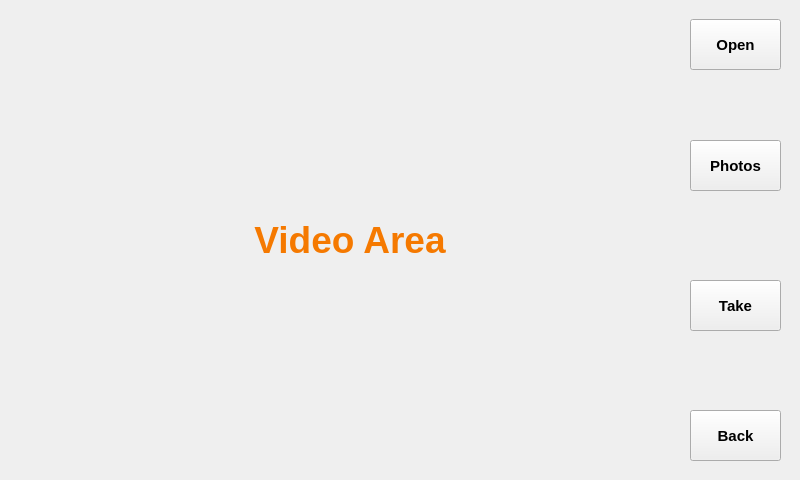
<?xml version="1.0" encoding="UTF-8"?>
<ui version="4.0">
 <class>camera</class>
 <widget class="QMainWindow" name="camera">
  <property name="geometry">
   <rect>
    <x>0</x>
    <y>0</y>
    <width>800</width>
    <height>480</height>
   </rect>
  </property>
  <property name="windowTitle">
   <string>MainWindow</string>
  </property>
  <widget class="QWidget" name="centralwidget">
   <widget class="QLabel" name="label">
    <property name="geometry">
     <rect>
      <x>0</x>
      <y>0</y>
      <width>700</width>
      <height>480</height>
     </rect>
    </property>
    <property name="font">
     <font>
      <pointsize>28</pointsize>
      <weight>75</weight>
      <bold>true</bold>
     </font>
    </property>
    <property name="styleSheet">
     <string notr="true">color: rgb(245, 121, 0);</string>
    </property>
    <property name="text">
     <string>Video Area</string>
    </property>
    <property name="alignment">
     <set>Qt::AlignCenter</set>
    </property>
   </widget>
   <widget class="QPushButton" name="camera_back">
    <property name="geometry">
     <rect>
      <x>690</x>
      <y>410</y>
      <width>91</width>
      <height>51</height>
     </rect>
    </property>
    <property name="font">
     <font>
      <pointsize>11</pointsize>
      <weight>75</weight>
      <bold>true</bold>
     </font>
    </property>
    <property name="focusPolicy">
     <enum>Qt::NoFocus</enum>
    </property>
    <property name="styleSheet">
     <string notr="true"/>
    </property>
    <property name="text">
     <string>Back</string>
    </property>
   </widget>
   <widget class="QPushButton" name="camera_take">
    <property name="geometry">
     <rect>
      <x>690</x>
      <y>280</y>
      <width>91</width>
      <height>51</height>
     </rect>
    </property>
    <property name="font">
     <font>
      <pointsize>11</pointsize>
      <weight>75</weight>
      <bold>true</bold>
     </font>
    </property>
    <property name="focusPolicy">
     <enum>Qt::NoFocus</enum>
    </property>
    <property name="styleSheet">
     <string notr="true"/>
    </property>
    <property name="text">
     <string>Take</string>
    </property>
   </widget>
   <widget class="QPushButton" name="camera_photos">
    <property name="geometry">
     <rect>
      <x>690</x>
      <y>140</y>
      <width>91</width>
      <height>51</height>
     </rect>
    </property>
    <property name="font">
     <font>
      <pointsize>11</pointsize>
      <weight>75</weight>
      <bold>true</bold>
     </font>
    </property>
    <property name="focusPolicy">
     <enum>Qt::NoFocus</enum>
    </property>
    <property name="styleSheet">
     <string notr="true"/>
    </property>
    <property name="text">
     <string>Photos</string>
    </property>
    <property name="checkable">
     <bool>false</bool>
    </property>
   </widget>
   <widget class="QPushButton" name="camera_open">
    <property name="geometry">
     <rect>
      <x>690</x>
      <y>19</y>
      <width>91</width>
      <height>51</height>
     </rect>
    </property>
    <property name="font">
     <font>
      <pointsize>11</pointsize>
      <weight>75</weight>
      <bold>true</bold>
     </font>
    </property>
    <property name="focusPolicy">
     <enum>Qt::NoFocus</enum>
    </property>
    <property name="styleSheet">
     <string notr="true"/>
    </property>
    <property name="text">
     <string>Open</string>
    </property>
   </widget>
  </widget>
 </widget>
 <resources/>
 <connections/>
</ui>
